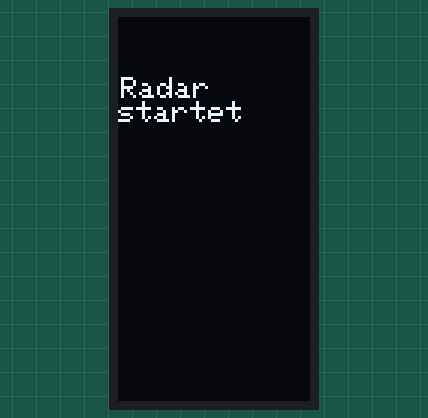
This sketch was run on a simulated Arduino Pro Mini, built with avr-gcc and run on an emulated ATmega328P. Parts: 128×64 one-colour display.

Above: at 0.1 s.
At 5.6 s:
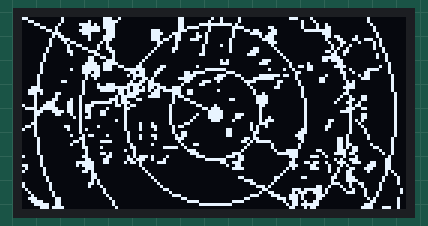
At 10.01 s:
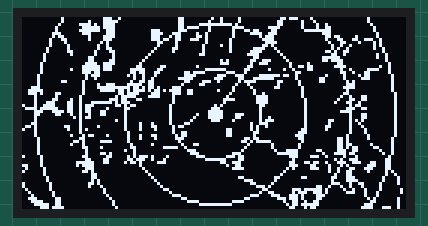
At 19.95 s:
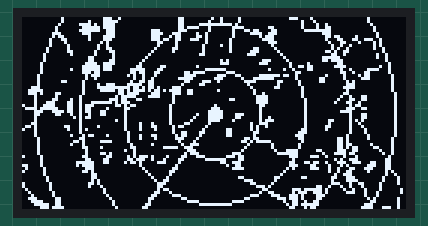
At 29.97 s:
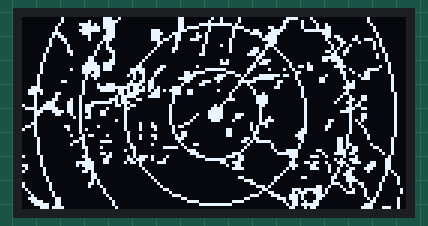
At 39.9 s:
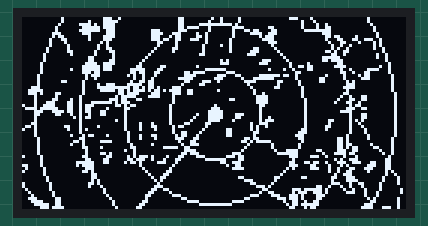

The sketch:

Radar-Simulator.ino
```cpp
/*********************************************************************

  Radar-Simulator

  Simuliert den Bildschirm eines alten Radargeräts mit einem kreisförmig drehenden Strahl für Modellschiffe.
  Läuft mit einem 0.96" OLED-Display mit 64x128 Pixeln (solle mit jedem 1306 kompatiblen Display funktionieren)
  und einem Arduino Pro Mini (5V, 16 MHz)

  Simulates the display of an vintage radar screen with rotating beam for a model ship. Uses 0.96" oled
  display with 64x128 pixel and an Arduino pro mini (5V, 16 MHz).

  CC-BY SA 2016 Kai Laborenz

*********************************************************************/

#include <SPI.h>
#include <Wire.h>
#include <Adafruit_GFX.h>
#include <Adafruit_SSD1306.h>

#define OLED_RESET 4
Adafruit_SSD1306 display(OLED_RESET);

#define REFRESH 0 // refresh rate for radar screen (turn speed of line)

 // 'Radarscreen' bitmap
const unsigned char backgroundMap [] PROGMEM = {
  0x00, 0x00, 0x00, 0x1c, 0x00, 0x00, 0x0c, 0x01, 0x20, 0x80, 0x00, 0x70, 0x00, 0x00, 0x00, 0x00,
  0x00, 0x00, 0x02, 0x1e, 0x00, 0x00, 0x0c, 0x02, 0x20, 0x80, 0x00, 0x04, 0x00, 0x00, 0x00, 0x00,
  0x00, 0x00, 0x1e, 0x9e, 0x00, 0x00, 0x0c, 0x02, 0x21, 0x00, 0x00, 0x04, 0x04, 0x00, 0x00, 0x00,
  0x00, 0x00, 0x0f, 0xde, 0x00, 0x00, 0x0c, 0x02, 0x01, 0x00, 0x30, 0x04, 0x06, 0x00, 0x00, 0x00,
  0x00, 0x00, 0x1f, 0xce, 0x00, 0x1c, 0x08, 0x02, 0x02, 0x06, 0x18, 0x03, 0xfe, 0x00, 0x00, 0x00,
  0x00, 0x18, 0x0e, 0x0e, 0x00, 0x1e, 0x08, 0x24, 0x02, 0x07, 0x38, 0x00, 0x06, 0x00, 0x00, 0x00,
  0x00, 0x0c, 0x02, 0x0e, 0x00, 0x1c, 0x18, 0x34, 0x02, 0x00, 0x70, 0x00, 0x02, 0xc1, 0x00, 0x00,
  0x00, 0x06, 0x02, 0x1c, 0x00, 0x1c, 0x18, 0xe4, 0x04, 0x00, 0x30, 0x00, 0x00, 0x63, 0x38, 0x00,
  0x00, 0x02, 0x00, 0x08, 0x00, 0x04, 0x10, 0x04, 0x04, 0x00, 0x38, 0x00, 0x00, 0x30, 0x84, 0x00,
  0x00, 0x01, 0x00, 0x08, 0x00, 0x00, 0x10, 0x08, 0x24, 0x00, 0x10, 0x00, 0x00, 0x24, 0x04, 0x00,
  0x00, 0x01, 0x00, 0x0c, 0x00, 0x00, 0x30, 0x08, 0x04, 0x06, 0x00, 0x00, 0x00, 0x48, 0x04, 0x00,
  0x00, 0x01, 0x80, 0x06, 0x00, 0x00, 0x20, 0x08, 0x04, 0x0e, 0x00, 0x00, 0x06, 0x98, 0x00, 0x00,
  0x00, 0x00, 0x80, 0x02, 0x00, 0x00, 0x00, 0x18, 0x00, 0x1c, 0x00, 0x00, 0x01, 0x90, 0x02, 0x00,
  0x00, 0x00, 0x02, 0x02, 0x00, 0x00, 0x00, 0x00, 0x00, 0x00, 0x00, 0x00, 0x0f, 0x80, 0x02, 0x00,
  0x00, 0x00, 0x02, 0x06, 0x00, 0x00, 0x00, 0x00, 0x28, 0x00, 0xe0, 0x00, 0x0d, 0xa0, 0x00, 0x00,
  0x00, 0x00, 0x07, 0x9e, 0x00, 0x00, 0x00, 0x00, 0x38, 0x01, 0xc0, 0x01, 0x00, 0x60, 0x00, 0x00,
  0x00, 0x00, 0x0f, 0xdc, 0x03, 0x03, 0x00, 0x20, 0x00, 0x00, 0x00, 0x0d, 0x80, 0xd0, 0x01, 0x00,
  0x00, 0x00, 0x8f, 0xdc, 0x0f, 0x86, 0x00, 0x00, 0x00, 0x00, 0x21, 0x01, 0x80, 0x04, 0x1e, 0x00,
  0x00, 0x00, 0x0e, 0xc0, 0x09, 0x8c, 0x03, 0x40, 0x08, 0x00, 0x00, 0x08, 0x00, 0x22, 0x30, 0x00,
  0x00, 0x00, 0x01, 0xc0, 0x10, 0x88, 0x03, 0x40, 0x70, 0x01, 0xfd, 0x90, 0x04, 0x00, 0xb0, 0x00,
  0x00, 0x00, 0x00, 0x80, 0x00, 0x90, 0x0e, 0x80, 0xe0, 0x07, 0xf0, 0x00, 0x18, 0x00, 0x70, 0x00,
  0x00, 0x06, 0x00, 0x00, 0x09, 0xb0, 0x01, 0x0e, 0x40, 0x3c, 0x06, 0x00, 0x18, 0x02, 0x00, 0x00,
  0x00, 0x00, 0x00, 0x4e, 0x1f, 0x30, 0x00, 0x18, 0x00, 0x00, 0x04, 0x00, 0x00, 0x06, 0x00, 0x00,
  0x18, 0x00, 0x00, 0x7f, 0xf6, 0xb4, 0x38, 0x00, 0x00, 0x00, 0x0c, 0x00, 0x00, 0x1e, 0x00, 0x00,
  0x3e, 0x00, 0x00, 0x3e, 0xc7, 0xad, 0x79, 0x80, 0x40, 0x00, 0x00, 0x00, 0x00, 0x08, 0x00, 0x00,
  0x32, 0x18, 0x00, 0x00, 0xde, 0x1c, 0x39, 0x80, 0x00, 0x00, 0x80, 0x00, 0x00, 0x10, 0x00, 0x00,
  0x00, 0x10, 0x00, 0x01, 0x7c, 0x3c, 0x00, 0x00, 0x00, 0x01, 0xc0, 0x00, 0x00, 0x20, 0x60, 0x00,
  0x00, 0x30, 0x80, 0x07, 0x43, 0x00, 0x00, 0x00, 0x06, 0x03, 0xc0, 0x00, 0x00, 0x46, 0x60, 0x00,
  0x00, 0xe1, 0x81, 0xfd, 0x50, 0x00, 0x00, 0x00, 0x00, 0x01, 0xc0, 0x00, 0x00, 0x88, 0x80, 0x00,
  0x81, 0xe1, 0x87, 0x01, 0x8c, 0x00, 0x00, 0x00, 0x80, 0x00, 0x80, 0x00, 0x00, 0x01, 0x80, 0x00,
  0x73, 0xf1, 0x86, 0x08, 0x30, 0x00, 0x00, 0x01, 0x00, 0x00, 0x00, 0x00, 0x00, 0x0e, 0x60, 0x00,
  0x0e, 0x3d, 0x86, 0x30, 0x00, 0x00, 0x00, 0x00, 0x00, 0x00, 0x00, 0x00, 0x00, 0x38, 0x00, 0x00,
  0x0c, 0x18, 0x82, 0x30, 0x00, 0x00, 0x00, 0x20, 0x01, 0xc0, 0x00, 0x00, 0x00, 0x00, 0x60, 0x00,
  0x08, 0x00, 0x46, 0x00, 0x00, 0x00, 0x00, 0x40, 0x01, 0x80, 0x20, 0x00, 0x00, 0x00, 0x60, 0x00,
  0x08, 0x00, 0x00, 0x01, 0x00, 0x00, 0x00, 0x80, 0x02, 0x00, 0x70, 0x00, 0x03, 0x01, 0x40, 0x00,
  0x10, 0x00, 0x00, 0x00, 0x01, 0x10, 0x03, 0x00, 0x00, 0x08, 0xc0, 0x00, 0x02, 0x00, 0x80, 0x00,
  0x60, 0x03, 0x00, 0x40, 0x01, 0x18, 0x0c, 0x00, 0x00, 0x08, 0x40, 0x00, 0x06, 0x00, 0x40, 0x00,
  0x80, 0x01, 0x04, 0x00, 0x01, 0x08, 0x00, 0x00, 0x0c, 0x08, 0x00, 0x04, 0x04, 0x00, 0x20, 0x00,
  0x00, 0x00, 0x00, 0x00, 0x00, 0x00, 0x06, 0x00, 0x0c, 0x04, 0x00, 0x0e, 0x00, 0x00, 0x20, 0x00,
  0x00, 0x00, 0x83, 0x08, 0x01, 0x18, 0x06, 0x00, 0x0c, 0x04, 0x00, 0x1c, 0x00, 0x00, 0x10, 0x00,
  0x00, 0x00, 0x10, 0x00, 0x01, 0x08, 0x0c, 0x00, 0x00, 0x32, 0x00, 0x08, 0x00, 0x60, 0x10, 0x00,
  0x00, 0x00, 0x60, 0x3c, 0x00, 0x00, 0x08, 0x00, 0x00, 0x63, 0xe0, 0x00, 0x00, 0x60, 0x00, 0x00,
  0x00, 0x00, 0x80, 0x00, 0x00, 0x10, 0x00, 0x60, 0x00, 0x00, 0x10, 0x00, 0x00, 0x64, 0x08, 0x00,
  0x00, 0x00, 0x04, 0x20, 0x04, 0x01, 0xf0, 0x00, 0x00, 0x00, 0x10, 0x00, 0x00, 0x63, 0x06, 0x00,
  0x00, 0x00, 0x00, 0x00, 0x24, 0x00, 0x01, 0xc0, 0x00, 0x00, 0x08, 0xe0, 0x30, 0x63, 0x01, 0x00,
  0x00, 0x00, 0x00, 0x34, 0x00, 0x00, 0x00, 0x60, 0x03, 0x80, 0x07, 0xf0, 0x08, 0xf6, 0x00, 0x80,
  0x80, 0x00, 0x08, 0x0c, 0x11, 0xd0, 0x80, 0x00, 0x00, 0xc0, 0x00, 0x60, 0xe4, 0x01, 0x00, 0x00,
  0x00, 0x00, 0x06, 0x18, 0x19, 0x91, 0x00, 0x00, 0x00, 0xc0, 0x00, 0x00, 0x00, 0x87, 0x00, 0x40,
  0x00, 0x00, 0x3f, 0x18, 0x2c, 0x07, 0x00, 0x00, 0x33, 0x80, 0x00, 0x63, 0x64, 0x53, 0x8c, 0x40,
  0xc0, 0x00, 0x2f, 0x00, 0x00, 0x00, 0x00, 0x00, 0x09, 0x80, 0x00, 0x70, 0xc2, 0x08, 0x1c, 0x40,
  0x40, 0x00, 0x06, 0x00, 0x00, 0x00, 0x00, 0x00, 0x03, 0xc0, 0x00, 0x20, 0xe2, 0x06, 0x38, 0x20,
  0x80, 0x00, 0x0c, 0x00, 0x00, 0x00, 0x00, 0x00, 0x00, 0x00, 0x00, 0x00, 0x02, 0x0c, 0x10, 0x10,
  0x00, 0x00, 0x01, 0x00, 0x00, 0x00, 0x00, 0x00, 0x00, 0x00, 0x00, 0x00, 0x00, 0x0c, 0x00, 0x08,
  0x00, 0x00, 0x01, 0x00, 0x00, 0x00, 0x00, 0x00, 0x00, 0xc0, 0x0c, 0x06, 0x01, 0x0e, 0x00, 0x04,
  0x00, 0x00, 0x01, 0x00, 0x00, 0x00, 0x00, 0x00, 0x00, 0x38, 0x00, 0x00, 0x01, 0x0f, 0x00, 0x04,
  0x80, 0x00, 0x03, 0x00, 0x00, 0x00, 0x00, 0x00, 0x00, 0x0c, 0x00, 0x00, 0x00, 0xc4, 0xc0, 0x04,
  0x80, 0x00, 0x02, 0x00, 0x00, 0x00, 0x00, 0x00, 0x00, 0x03, 0x80, 0x00, 0x30, 0x24, 0x40, 0x00,
  0x40, 0x00, 0x00, 0x00, 0x00, 0x00, 0x00, 0x00, 0x00, 0x00, 0x00, 0x3b, 0xf0, 0x12, 0x20, 0x02,
  0x20, 0x00, 0x00, 0x00, 0x00, 0x00, 0x00, 0x00, 0x00, 0x00, 0x30, 0x2e, 0x70, 0x0e, 0x20, 0x02,
  0x10, 0x00, 0x00, 0x00, 0x00, 0x00, 0x00, 0x00, 0x00, 0x00, 0x1c, 0x74, 0x30, 0x00, 0x20, 0x00,
  0x38, 0x18, 0x00, 0x00, 0x00, 0x00, 0x00, 0x00, 0x00, 0x00, 0x07, 0x74, 0x30, 0x00, 0x10, 0x04,
  0x1e, 0x18, 0x00, 0x00, 0x00, 0x00, 0x00, 0x00, 0x00, 0x00, 0x01, 0x32, 0x60, 0x00, 0x08, 0x04,
  0x0f, 0x98, 0x00, 0x00, 0x00, 0x00, 0x00, 0x00, 0x00, 0x00, 0x00, 0xb7, 0xc0, 0x00, 0x38, 0x04,
  0x03, 0xb8, 0x00, 0x00, 0x00, 0x00, 0x00, 0x00, 0x00, 0x00, 0x00, 0x62, 0xc0, 0x00, 0x78, 0xe4
};


#if (SSD1306_LCDHEIGHT != 64)
#error("Height incorrect, please fix Adafruit_SSD1306.h!");
#endif

void setup()   {
  Serial.begin(9600);

  display.begin(SSD1306_SWITCHCAPVCC, 0x3C);  // initialize with the I2C addr 0x3D (for the 128x64)
  // init done

  // Clear the buffer.
  display.clearDisplay();

  display.setRotation(1);
  testscrolltext();
  display.clearDisplay();
  display.setRotation(2);
}

void loop() {

// simulated rotating beam by drawing a line from center to display border
// end point for line is calculated in 4 phases for each side

for(int x = 0; x < 127; x++){
    display.drawLine(display.width()/2, display.height()/2, x-1, 0, BLACK);
    display.drawLine(display.width()/2, display.height()/2, x, 0, WHITE);
    display.drawLine(display.width()/2, display.height()/2, x+1, 0, WHITE);
    display.drawBitmap(0, 0,  backgroundMap, 128, 64, 1);
    drawScreen();
    delay(REFRESH);
  }
for(int x = 0; x < 63; x++){
    display.drawLine(display.width()/2, display.height()/2, 127, x-1, BLACK);
    display.drawLine(display.width()/2, display.height()/2, 127, x, WHITE);
    display.drawLine(display.width()/2, display.height()/2, 127, x+1, WHITE);
    display.drawBitmap(0, 0,  backgroundMap, 128, 64, 1);
    drawScreen();
    delay(REFRESH);
  }
for(int x = 127; x > 0; x--){
    display.drawLine(display.width()/2, display.height()/2, x+1, 63, BLACK);
    display.drawLine(display.width()/2, display.height()/2, x+2, 63, BLACK);
    display.drawLine(display.width()/2, display.height()/2, x, 63, WHITE);
    display.drawLine(display.width()/2, display.height()/2, x-1, 63, WHITE);
    display.drawBitmap(0, 0,  backgroundMap, 128, 64, 1);
    drawScreen();
    delay(REFRESH);
  }
for(int x = 63; x > 0; x--){
    display.drawLine(display.width()/2, display.height()/2, 0, x+1, BLACK);
    display.drawLine(display.width()/2, display.height()/2, 0, x, WHITE);
    display.drawLine(display.width()/2, display.height()/2, 0, x-1, WHITE);
    display.drawBitmap(0, 0,  backgroundMap, 128, 64, 1);
    drawScreen();
    delay(REFRESH);
  }
  display.drawLine(display.width()/2, display.height()/2, 0, 1, BLACK); // needed to get rid of some artefact lines
  display.drawLine(display.width()/2, display.height()/2, 1, 1, BLACK);
}

void drawScreen(void) {

  // draws circles on display

  display.fillCircle(display.width()/2, display.height()/2, 2 , WHITE);
  display.drawCircle(display.width()/2, display.height()/2, 15, WHITE);
  display.drawCircle(display.width()/2, display.height()/2, 30, WHITE);
  display.drawCircle(display.width()/2, display.height()/2, 45, WHITE);
  display.drawCircle(display.width()/2, display.height()/2, 60, WHITE);
  display.display();
}

void testscrolltext(void) {
  display.setTextSize(1);
  display.setTextColor(WHITE);
  display.setCursor(1,20);
  display.clearDisplay();
  display.println("Radar");
  display.print("startet");
  display.display();
  delay(800);
  display.print(".");
  display.display();
  delay(800);
  display.print(".");
  display.display();
  delay(800);
  display.print(".");
  display.display();
  delay(3000);
}
```
